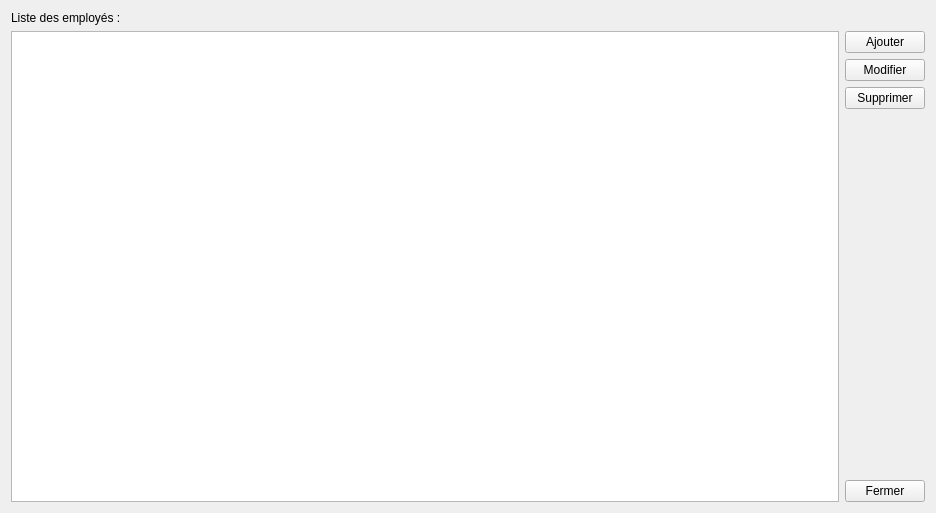
<?xml version="1.0" encoding="UTF-8"?>
<ui version="4.0">
 <class>Form</class>
 <widget class="QWidget" name="Form">
  <property name="geometry">
   <rect>
    <x>0</x>
    <y>0</y>
    <width>936</width>
    <height>513</height>
   </rect>
  </property>
  <property name="windowTitle">
   <string>Form</string>
  </property>
  <layout class="QGridLayout" name="gridLayout">
   <item row="0" column="0">
    <widget class="QLabel" name="label">
     <property name="text">
      <string>Liste des employés :</string>
     </property>
    </widget>
   </item>
   <item row="1" column="0" rowspan="5">
    <widget class="QTreeView" name="treeView">
     <property name="alternatingRowColors">
      <bool>true</bool>
     </property>
    </widget>
   </item>
   <item row="1" column="1">
    <widget class="QPushButton" name="pushButton">
     <property name="text">
      <string>Ajouter</string>
     </property>
    </widget>
   </item>
   <item row="2" column="1">
    <widget class="QPushButton" name="pushButton_2">
     <property name="text">
      <string>Modifier</string>
     </property>
    </widget>
   </item>
   <item row="3" column="1">
    <widget class="QPushButton" name="pushButton_3">
     <property name="text">
      <string>Supprimer</string>
     </property>
    </widget>
   </item>
   <item row="4" column="1">
    <spacer name="verticalSpacer">
     <property name="orientation">
      <enum>Qt::Vertical</enum>
     </property>
     <property name="sizeHint" stdset="0">
      <size>
       <width>20</width>
       <height>325</height>
      </size>
     </property>
    </spacer>
   </item>
   <item row="5" column="1">
    <widget class="QPushButton" name="pushButton_4">
     <property name="text">
      <string>Fermer</string>
     </property>
    </widget>
   </item>
  </layout>
 </widget>
 <resources/>
 <connections/>
</ui>
